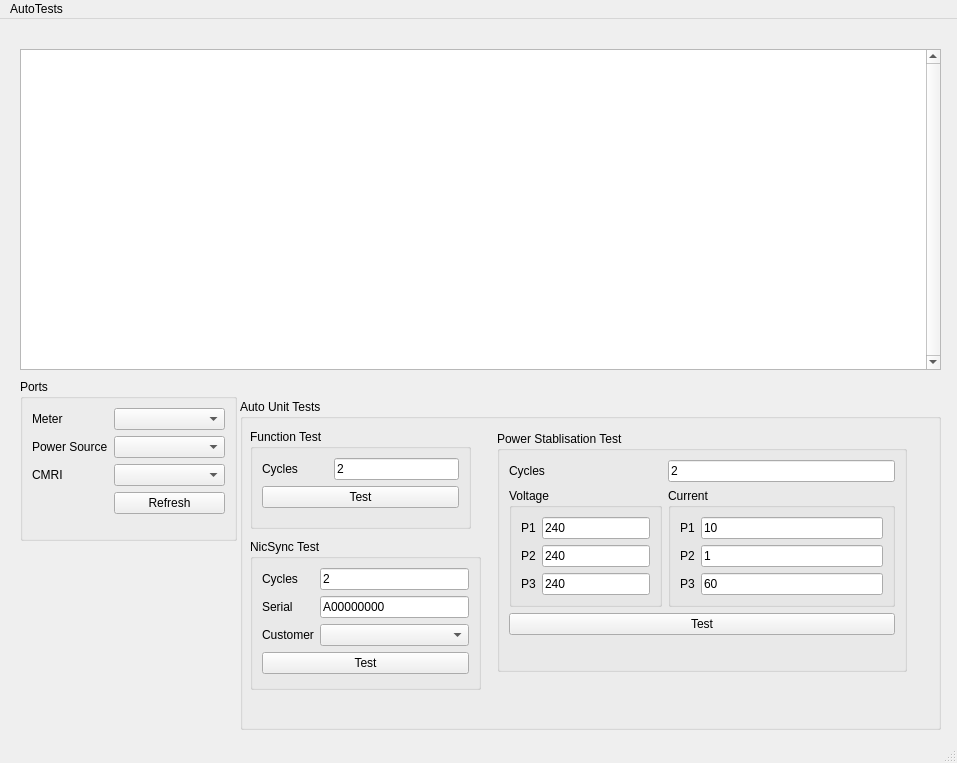
<?xml version="1.0" encoding="UTF-8"?>
<ui version="4.0">
 <class>MainWindow</class>
 <widget class="QMainWindow" name="MainWindow">
  <property name="geometry">
   <rect>
    <x>0</x>
    <y>0</y>
    <width>957</width>
    <height>763</height>
   </rect>
  </property>
  <property name="windowTitle">
   <string>MainWindow</string>
  </property>
  <widget class="QWidget" name="centralwidget">
   <widget class="QGroupBox" name="groupBox_2">
    <property name="geometry">
     <rect>
      <x>240</x>
      <y>380</y>
      <width>701</width>
      <height>331</height>
     </rect>
    </property>
    <property name="title">
     <string>Auto Unit Tests </string>
    </property>
    <widget class="QGroupBox" name="groupBox_4">
     <property name="geometry">
      <rect>
       <x>10</x>
       <y>140</y>
       <width>231</width>
       <height>151</height>
      </rect>
     </property>
     <property name="title">
      <string>NicSync Test</string>
     </property>
     <layout class="QFormLayout" name="formLayout_3">
      <item row="1" column="0">
       <widget class="QLabel" name="label_4">
        <property name="text">
         <string>Serial</string>
        </property>
       </widget>
      </item>
      <item row="1" column="1">
       <widget class="QLineEdit" name="nicsyncTestSerial">
        <property name="text">
         <string>A00000000</string>
        </property>
        <property name="placeholderText">
         <string>A0000000</string>
        </property>
       </widget>
      </item>
      <item row="2" column="0">
       <widget class="QLabel" name="label_6">
        <property name="text">
         <string>Customer</string>
        </property>
       </widget>
      </item>
      <item row="2" column="1">
       <widget class="QComboBox" name="nicsyncTestCustomer">
        <property name="editable">
         <bool>false</bool>
        </property>
        <property name="currentText">
         <string/>
        </property>
       </widget>
      </item>
      <item row="3" column="0" colspan="2">
       <widget class="QPushButton" name="nicsyncTestBtn">
        <property name="text">
         <string>Test</string>
        </property>
       </widget>
      </item>
      <item row="0" column="1">
       <widget class="QLineEdit" name="nicsynctestCycle">
        <property name="text">
         <string>2</string>
        </property>
        <property name="placeholderText">
         <string>0</string>
        </property>
       </widget>
      </item>
      <item row="0" column="0">
       <widget class="QLabel" name="label_9">
        <property name="text">
         <string>Cycles</string>
        </property>
       </widget>
      </item>
     </layout>
    </widget>
    <widget class="QGroupBox" name="groupBox_6">
     <property name="geometry">
      <rect>
       <x>257</x>
       <y>32</y>
       <width>410</width>
       <height>241</height>
      </rect>
     </property>
     <property name="title">
      <string>Power Stablisation Test</string>
     </property>
     <layout class="QFormLayout" name="formLayout_5">
      <item row="1" column="0">
       <widget class="QGroupBox" name="groupBox_7">
        <property name="title">
         <string>Voltage</string>
        </property>
        <layout class="QFormLayout" name="formLayout_6">
         <item row="0" column="0">
          <widget class="QLabel" name="label_7">
           <property name="text">
            <string>P1</string>
           </property>
          </widget>
         </item>
         <item row="0" column="1">
          <widget class="QLineEdit" name="phase1Voltage">
           <property name="text">
            <string>240</string>
           </property>
           <property name="placeholderText">
            <string>0</string>
           </property>
          </widget>
         </item>
         <item row="1" column="0">
          <widget class="QLabel" name="label_8">
           <property name="text">
            <string>P2</string>
           </property>
          </widget>
         </item>
         <item row="1" column="1">
          <widget class="QLineEdit" name="phase2Voltage">
           <property name="text">
            <string>240</string>
           </property>
           <property name="placeholderText">
            <string>0</string>
           </property>
          </widget>
         </item>
         <item row="2" column="0">
          <widget class="QLabel" name="label_10">
           <property name="text">
            <string>P3</string>
           </property>
          </widget>
         </item>
         <item row="2" column="1">
          <widget class="QLineEdit" name="phase3Voltage">
           <property name="text">
            <string>240</string>
           </property>
           <property name="placeholderText">
            <string>0</string>
           </property>
          </widget>
         </item>
        </layout>
       </widget>
      </item>
      <item row="1" column="1">
       <widget class="QGroupBox" name="groupBox_9">
        <property name="title">
         <string>Current</string>
        </property>
        <layout class="QFormLayout" name="formLayout_7">
         <item row="0" column="0">
          <widget class="QLabel" name="label_11">
           <property name="text">
            <string>P1</string>
           </property>
          </widget>
         </item>
         <item row="0" column="1">
          <widget class="QLineEdit" name="phase1Current">
           <property name="text">
            <string>10</string>
           </property>
           <property name="placeholderText">
            <string>0</string>
           </property>
          </widget>
         </item>
         <item row="1" column="0">
          <widget class="QLabel" name="label_12">
           <property name="text">
            <string>P2</string>
           </property>
          </widget>
         </item>
         <item row="2" column="0">
          <widget class="QLabel" name="label_13">
           <property name="text">
            <string>P3</string>
           </property>
          </widget>
         </item>
         <item row="2" column="1">
          <widget class="QLineEdit" name="phase3Current">
           <property name="text">
            <string>60</string>
           </property>
           <property name="placeholderText">
            <string>0</string>
           </property>
          </widget>
         </item>
         <item row="1" column="1">
          <widget class="QLineEdit" name="phase2Current">
           <property name="text">
            <string>1</string>
           </property>
           <property name="placeholderText">
            <string>0</string>
           </property>
          </widget>
         </item>
        </layout>
       </widget>
      </item>
      <item row="2" column="0" colspan="2">
       <widget class="QPushButton" name="powerStablisationTestBtn">
        <property name="text">
         <string>Test</string>
        </property>
       </widget>
      </item>
      <item row="0" column="1">
       <widget class="QLineEdit" name="powerStablisationCycle">
        <property name="text">
         <string>2</string>
        </property>
        <property name="placeholderText">
         <string>0</string>
        </property>
       </widget>
      </item>
      <item row="0" column="0">
       <widget class="QLabel" name="label_15">
        <property name="text">
         <string>Cycles</string>
        </property>
       </widget>
      </item>
     </layout>
    </widget>
    <widget class="QGroupBox" name="groupBox_3">
     <property name="geometry">
      <rect>
       <x>10</x>
       <y>30</y>
       <width>221</width>
       <height>100</height>
      </rect>
     </property>
     <property name="title">
      <string>Function Test</string>
     </property>
     <layout class="QFormLayout" name="formLayout_4">
      <item row="0" column="1">
       <widget class="QLineEdit" name="functiontestCycle">
        <property name="text">
         <string>2</string>
        </property>
        <property name="placeholderText">
         <string>0</string>
        </property>
       </widget>
      </item>
      <item row="1" column="0" colspan="2">
       <widget class="QPushButton" name="functionTestBtn">
        <property name="text">
         <string>Test</string>
        </property>
       </widget>
      </item>
      <item row="0" column="0">
       <widget class="QLabel" name="label_3">
        <property name="text">
         <string>Cycles         </string>
        </property>
       </widget>
      </item>
     </layout>
    </widget>
   </widget>
   <widget class="QTextEdit" name="DialogLog">
    <property name="geometry">
     <rect>
      <x>20</x>
      <y>30</y>
      <width>921</width>
      <height>321</height>
     </rect>
    </property>
    <property name="verticalScrollBarPolicy">
     <enum>Qt::ScrollBarAlwaysOn</enum>
    </property>
    <property name="sizeAdjustPolicy">
     <enum>QAbstractScrollArea::AdjustToContents</enum>
    </property>
    <property name="textInteractionFlags">
     <set>Qt::TextSelectableByKeyboard|Qt::TextSelectableByMouse</set>
    </property>
   </widget>
   <widget class="QGroupBox" name="groupBox">
    <property name="geometry">
     <rect>
      <x>20</x>
      <y>360</y>
      <width>217</width>
      <height>162</height>
     </rect>
    </property>
    <property name="title">
     <string>Ports</string>
    </property>
    <layout class="QFormLayout" name="formLayout">
     <item row="0" column="0">
      <widget class="QLabel" name="label">
       <property name="text">
        <string>Meter</string>
       </property>
      </widget>
     </item>
     <item row="1" column="0">
      <widget class="QLabel" name="label_5">
       <property name="text">
        <string>Power Source</string>
       </property>
      </widget>
     </item>
     <item row="2" column="0">
      <widget class="QLabel" name="label_14">
       <property name="text">
        <string>CMRI</string>
       </property>
      </widget>
     </item>
     <item row="3" column="1">
      <widget class="QPushButton" name="refreshBtn">
       <property name="text">
        <string>Refresh</string>
       </property>
      </widget>
     </item>
     <item row="0" column="1">
      <widget class="QComboBox" name="serialPort"/>
     </item>
     <item row="1" column="1">
      <widget class="QComboBox" name="psSerialPort"/>
     </item>
     <item row="2" column="1">
      <widget class="QComboBox" name="cmriSerialPort"/>
     </item>
    </layout>
   </widget>
  </widget>
  <widget class="QMenuBar" name="menubar">
   <property name="geometry">
    <rect>
     <x>0</x>
     <y>0</y>
     <width>957</width>
     <height>22</height>
    </rect>
   </property>
   <widget class="QMenu" name="menuAutoTests">
    <property name="title">
     <string>AutoTests</string>
    </property>
   </widget>
   <addaction name="menuAutoTests"/>
  </widget>
  <widget class="QStatusBar" name="statusbar"/>
 </widget>
 <resources/>
 <connections/>
</ui>
